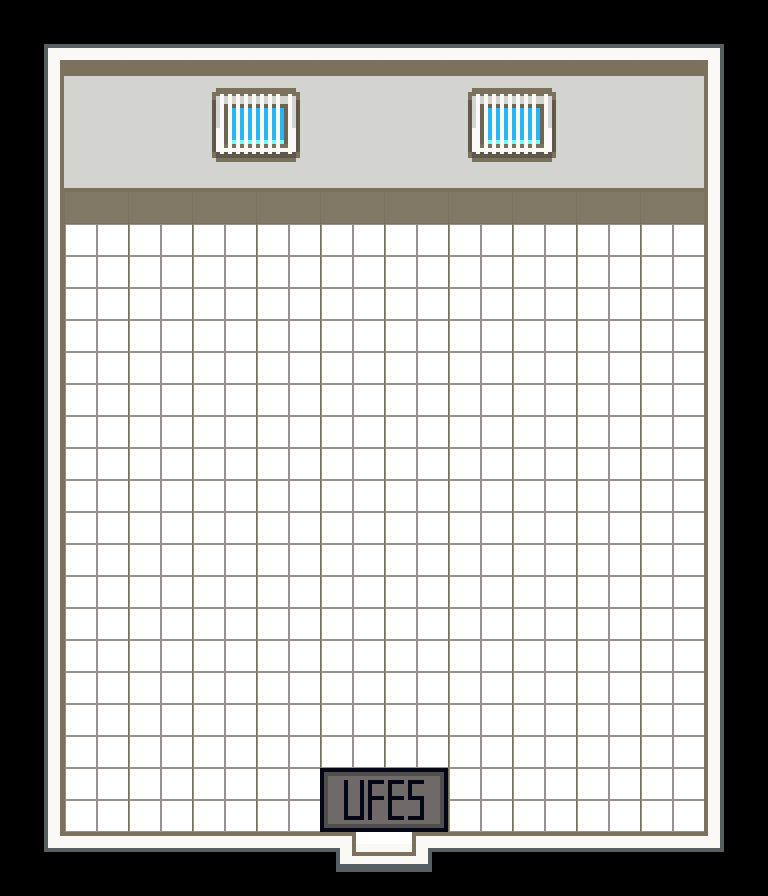

A level layout from a 2D game, rendered from its tile map. Below: a short description, then the map file with tile-grid data replaced by summaries:
An orthogonal 12x14 tile map with 64x64 px tiles, 1 tile layer (Terrain), 2 tilesets and 17 objects (Player, Character).

<map version="1.10" tiledversion="1.11.0" orientation="orthogonal" renderorder="right-down" width="12" height="14" tilewidth="64" tileheight="64" infinite="0" nextlayerid="9" nextobjectid="64">
 <tileset firstgid="1" name="chao_ct" tilewidth="64" tileheight="64" tilecount="80" columns="10">
  <image source="../tilesets/israel-collection/chao_ct.png" width="640" height="512" />
 </tileset>
 <tileset firstgid="81" name="objects" tilewidth="256" tileheight="220" tilecount="45" columns="0">
  <grid orientation="orthogonal" width="1" height="1" />
  <tile id="40">
   <image source="../tilesets/top-down-collection-pack/objects/vaso_sanitario.png" width="64" height="128" />
  </tile>
  <tile id="41">
   <image source="../tilesets/top-down-collection-pack/objects/abajour-export.png" width="60" height="184" />
  </tile>
  <tile id="42">
   <image source="../tilesets/top-down-collection-pack/objects/armario_2-export.png" width="64" height="164" />
  </tile>
  <tile id="44">
   <image source="../tilesets/top-down-collection-pack/objects/armario-export.png" width="100" height="140" />
  </tile>
  <tile id="45">
   <image source="../tilesets/top-down-collection-pack/objects/banheira-export.png" width="168" height="92" />
  </tile>
  <tile id="46">
   <image source="../tilesets/top-down-collection-pack/objects/cabeceira-export.png" width="80" height="92" />
  </tile>
  <tile id="47">
   <image source="../tilesets/top-down-collection-pack/objects/cabideiro-export.png" width="56" height="188" />
  </tile>
  <tile id="48">
   <image source="../tilesets/top-down-collection-pack/objects/cadeira_lado-export.png" width="60" height="112" />
  </tile>
  <tile id="49">
   <image source="../tilesets/top-down-collection-pack/objects/cadeira-export.png" width="64" height="108" />
  </tile>
  <tile id="50">
   <image source="../tilesets/top-down-collection-pack/objects/estante_livros_lado-export.png" width="64" height="192" />
  </tile>
  <tile id="51">
   <image source="../tilesets/top-down-collection-pack/objects/estante_livros-export.png" width="184" height="180" />
  </tile>
  <tile id="54">
   <image source="../tilesets/top-down-collection-pack/objects/lareira-export.png" width="96" height="164" />
  </tile>
  <tile id="55">
   <image source="../tilesets/top-down-collection-pack/objects/mesa.png" width="183" height="120" />
  </tile>
  <tile id="56">
   <image source="../tilesets/top-down-collection-pack/objects/mesa_2-export.png" width="120" height="184" />
  </tile>
  <tile id="57">
   <image source="../tilesets/top-down-collection-pack/objects/mesa-export.png" width="184" height="120" />
  </tile>
  <tile id="59">
   <image source="../tilesets/top-down-collection-pack/objects/pia_banheiro-export.png" width="76" height="116" />
  </tile>
  <tile id="60">
   <image source="../tilesets/top-down-collection-pack/objects/planta-export.png" width="40" height="92" />
  </tile>
  <tile id="61">
   <image source="../tilesets/top-down-collection-pack/objects/relogio-export.png" width="84" height="184" />
  </tile>
  <tile id="62">
   <image source="../tilesets/top-down-collection-pack/objects/sofa.png" width="196" height="124" />
  </tile>
  <tile id="63">
   <image source="../tilesets/top-down-collection-pack/objects/sofa_lado.png" width="88" height="220" />
  </tile>
  <tile id="64">
   <image source="../tilesets/top-down-collection-pack/objects/sofa_pequeno_lado-export.png" width="88" height="144" />
  </tile>
  <tile id="65">
   <image source="../tilesets/top-down-collection-pack/objects/sofa_pequeno_tras-export.png" width="128" height="112" />
  </tile>
  <tile id="66">
   <image source="../tilesets/top-down-collection-pack/objects/sofa_pequeno-export.png" width="128" height="128" />
  </tile>
  <tile id="67">
   <image source="../tilesets/top-down-collection-pack/objects/sofa_tras.png" width="196" height="100" />
  </tile>
  <tile id="68">
   <image source="../tilesets/top-down-collection-pack/objects/talheres_parede-export.png" width="96" height="60" />
  </tile>
  <tile id="69">
   <image source="../tilesets/top-down-collection-pack/objects/vaso_sanitario_2-export.png" width="88" height="112" />
  </tile>
  <tile id="70">
   <image source="../tilesets/israel-collection/cama.png" width="102" height="208" />
  </tile>
  <tile id="71">
   <image source="../tilesets/israel-collection/cama_casal.png" width="175" height="208" />
  </tile>
  <tile id="72">
   <image source="../tilesets/top-down-collection-pack/objects/pia-export.png" width="256" height="137" />
  </tile>
  <tile id="73">
   <image source="../tilesets/top-down-collection-pack/objects/armario_cozinha_2-export-export.png" width="96" height="189" />
  </tile>
  <tile id="75">
   <image source="../tilesets/top-down-collection-pack/objects/geladeira-export.png" width="78" height="164" />
  </tile>
  <tile id="76">
   <image source="../tilesets/top-down-collection-pack/objects/cadeira2_lado-export.png" width="60" height="112" />
  </tile>
  <tile id="77">
   <image source="../tilesets/top-down-collection-pack/objects/sofa_lado-export.png" width="88" height="220" />
  </tile>
  <tile id="78">
   <image source="../tilesets/top-down-collection-pack/objects/fogao-export.png" width="77" height="112" />
  </tile>
  <tile id="82">
   <image source="../tilesets/israel-collection/cafe.png" width="46" height="46" />
  </tile>
  <tile id="84">
   <image source="../tilesets/israel-collection/monitor.png" width="112" height="90" />
  </tile>
  <tile id="85">
   <image source="../tilesets/israel-collection/mesa.png" width="184" height="120" />
  </tile>
  <tile id="86">
   <image source="../tilesets/israel-collection/santuario.png" width="57" height="72" />
  </tile>
  <tile id="90">
   <image source="../tilesets/israel-collection/dragon.png" width="201" height="100" />
  </tile>
  <tile id="91">
   <image source="../tilesets/israel-collection/macbook.png" width="84" height="56" />
  </tile>
  <tile id="92">
   <image source="../tilesets/israel-collection/sofa_rosa.png" width="196" height="124" />
  </tile>
  <tile id="93">
   <image source="../tilesets/israel-collection/tapete1.png" width="192" height="128" />
  </tile>
  <tile id="94">
   <image source="../tilesets/israel-collection/tapete2.png" width="192" height="128" />
  </tile>
  <tile id="95">
   <image source="../tilesets/israel-collection/tapete2_grande.png" width="256" height="128" />
  </tile>
  <tile id="96">
   <image source="../tilesets/israel-collection/estante_livros_resized.png" width="147" height="144" />
  </tile>
 </tileset>
 <layer id="1" name="Terrain" width="12" height="14">
  <data>[168 cells, 168 non-empty, 22 distinct tile ids]</data>
 </layer>
 <objectgroup id="8" name="Terrain Objects">
  <object id="59" gid="174" x="66" y="768" width="192" height="128" />
 </objectgroup>
 <objectgroup id="3" name="Objects">
  <object id="40" gid="166" x="515.5" y="515" width="184" height="120" />
  <object id="41" gid="167" x="130" y="726.167" width="57" height="72" />
  <object id="61" gid="177" x="63" y="247" width="147" height="144" />
  <object id="62" gid="177" x="309" y="247.333" width="147" height="144" />
  <object id="63" gid="177" x="557.667" y="247" width="147" height="144" />
 </objectgroup>
 <objectgroup id="7" name="Interactive Objects">
  <object id="39" gid="165" x="521" y="461.5" width="112" height="90">
   <properties>
    <property name="item_id" value="computer" />
   </properties>
  </object>
  <object id="43" gid="163" x="138.25" y="671.167" width="46" height="46">
   <properties>
    <property name="item_id" value="coffe" />
   </properties>
  </object>
  </objectgroup>
 <objectgroup id="2" name="Collisions">
  <!-- 8 objects omitted --></objectgroup>
 <objectgroup id="6" name="Dialogs" />
 <objectgroup id="4" name="Entities">
  <!-- 3 objects omitted --></objectgroup>
 <objectgroup id="5" name="Transitions">
  <!-- 1 objects omitted --></objectgroup>
</map>
<!-- 9 of 17 objects omitted -->
